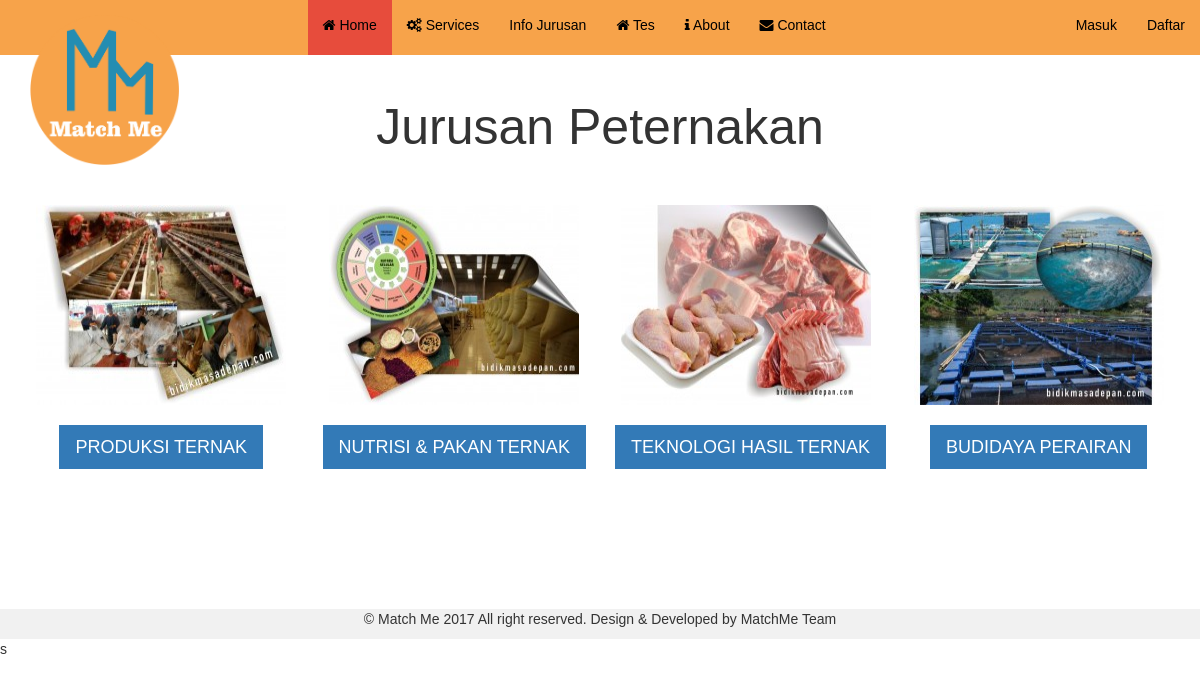
The page /assets/pages/peternakan.php on the database its author committed.
### tables this page shows
CREATE TABLE `peternakan` (
  `id` int(100) NOT NULL,
  `nama` varchar(300) NOT NULL,
  `gambar` varchar(300) NOT NULL,
  `gambar2` varchar(100) NOT NULL,
  `para1` text NOT NULL,
  `para2` text NOT NULL,
  `para3` text NOT NULL
);

### assets/pages/peternakan.php (the view, shortened to what this page needs)
<!DOCTYPE html>
<html lang="en">
  <head>
    <link rel="stylesheet" type="text/css" href="../css/bootstrap.min.css">
    <link rel="stylesheet" type="text/css" href="../css/main.css">
    <link rel="stylesheet" type="text/css" href="../css/responsive.css">
    <link rel="stylesheet" media="screen" href="../fonts/font-awesome/font-awesome.min.css">
    <link rel="stylesheet" type="text/css" href="../extras/animate.css">
    <link rel="stylesheet" type="text/css" href="../extras/lightbox.css">
  </head>
<body data-spy="scroll" data-offset="20" data-target="#navbar">
<div class="logo-menu">
<nav class="navbar navbar-default navbar-fixed-top" role="navigation" data-spy="affix" data-offset-top="50">
  <div class="container-fluid">
    <div class="navbar-header col-md-3">
      <a class="navbar-brand" href="index.php">
        <img alt="MatchMe" src="../img/logo.png" id="logo-index">
      </a>
    </div>
    <div class="collapse navbar-collapse" id="navbar">
        <ul class="nav navbar-nav">
        <li class="active"><a href="index.php#hero-area"><i class="fa fa-home"></i> Home</a></li>
        <li><a href="index.php#services"><i class="fa fa-cogs"></i> Services</a></li>
        <li class="dropdown">
          <a href="#" class="dropdown-toggle" data-toggle="dropdown" role="button" aria-haspopup="true" aria-expanded="false">Info Jurusan </a>
        </li>
        <li><a href="tes.php?page=1"><i class="fa fa-home"></i> Tes</a></li>
        <li><a href="index.php#about"><i class="fa fa-info"></i> About</a></li>
        <li><a href="index.php#contact"><i class="fa fa-envelope"></i> Contact</a></li>
        </ul>
        <ul class="nav navbar-nav navbar-right">
<?php
    if(empty($_SESSION['username']) || !isset($_SESSION['matchme'])) {
?>
    <li><a href="login.php">Masuk</a></li>
    <li><a href="register.php">Daftar</a></li>
<?php
}
?>
  </ul>
    </div>
  </div>
</nav>
</div>
<section id="infojurusan">
<div class="container text-center">
<div class="row">
<h1 class="title">Jurusan Peternakan</h1><br><br>
<?php
$link = mysqli_connect("localhost", "root", "", "matchme");
$result = mysqli_query($link, "SELECT * FROM peternakan ");
while ($row=mysqli_fetch_array($result,MYSQLI_ASSOC)) {
    ?>
    <div class="col-lg-3 col-md-3 col-sm-3 col-xs-12">
    <div class="service-item">
    <img id="gambar" src="<?php echo $row["gambar"]?>" alt=""><br><br>
    <a href="../pages/jurusan/pages/detail_jurusan_peternakan.php?nama='<?php echo $row["nama"];?>'"  class="btn btn-primary btn-lg"><?php echo $row["nama"]?></a><br><br><br><br>
    </div>
    </div>
    <?php
  }
?>
</div>
</div>
 </section>
<div id="copyright">
<div class="container-fluid">
<div class="col-md-12"><p>© Match Me 2017 All right reserved. Design & Developed by <a href="../../index.php">MatchMe Team</a></p></div>
</div>
</div>
</body>
</html>s

### assets/css/main.css (style rules this page uses)
body { font-family: 'Verdana', sans-serif; font-size: 14px; font-weight: 400; -webkit-box-sizing: border-box; -moz-box-sizing: border-box; box-sizing: border-box; -webkit-font-smoothing: subpixel-antialiased; -webkit-backface-visibility: hidden; backface-visibility: hidden; }
a { color: #e74c3c; -webkit-transition: all 0.2s linear; -moz-transition: all 0.2s linear; -o-transition: all 0.2s linear; transition: all 0.2s linear; }
.row { padding: 80px 0px; }
.btn { border: none; -webkit-transition: all 0.2s linear; -moz-transition: all 0.2s linear; -o-transition: all 0.2s linear; transition: all 0.2s linear; text-transform: uppercase; border-radius: 0; }
.title { text-align: center; font-size: 50px; }
.navbar { margin-bottom: 0; }
.navbar li { color: #d1d1d1; }
.navbar-default { border: none; border-radius: 0; background: rgba(247, 163, 74, 1); }
.navbar-default .navbar-nav > .active > a, .navbar-default .navbar-nav > .active > a:hover, .navbar-default .navbar-nav > .active > a:focus { background: none; color: black; }
.navbar-default .navbar-nav li a, .navbar-default .navbar-nav li a:hover { color: black; }
.navbar-default .navbar-nav > .active, .navbar-default .navbar-nav li:hover { background: #e74c3c; padding-bottom: 5px; color: #fff; }
.navbar-default .navbar-brand { font-size: 25px; color: black; font-weight: 100; }
#copyright { background: #F1F1F1; color: #333; text-align: center; margin: 0; right: 0; }
#copyright a { color: #333; }
#gambar { height: 200px; width: 250px; }
#logo-index { max-height: 150px; max-width: 150px; }

### assets/extras/lightbox.css (style rules this page uses)
body:after { content: url(lightbox/close.png) url(lightbox/loading.gif) url(lightbox/prev.png) url(lightbox/next.png); display: none; }

### rows shown on the page
peternakan: gambar (picture), nama "PRODUKSI TERNAK"
peternakan: gambar (picture), nama "NUTRISI & PAKAN TERNAK"
peternakan: gambar (picture), nama "TEKNOLOGI HASIL TERNAK"
peternakan: gambar (picture), nama "BUDIDAYA PERAIRAN"
